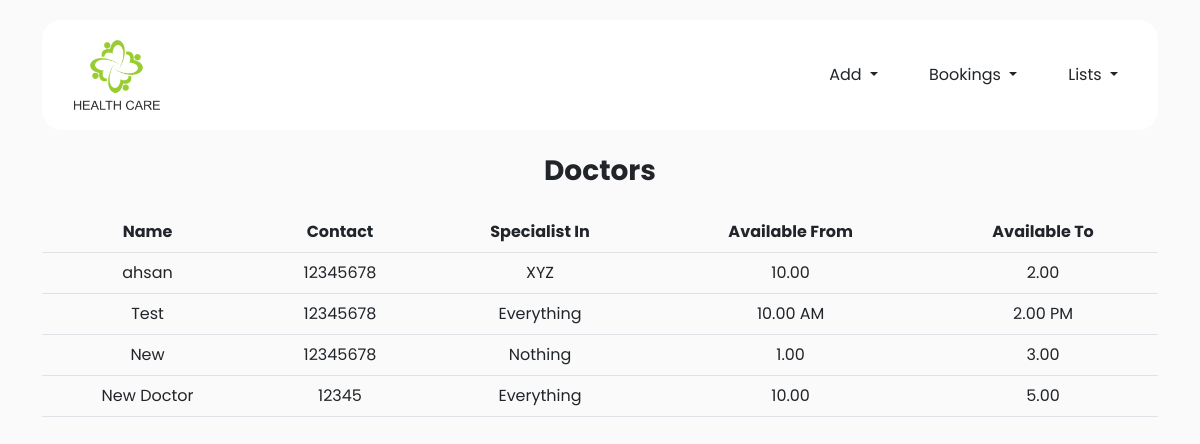
The page /admin/dr-list.php on the database as committed earlier.
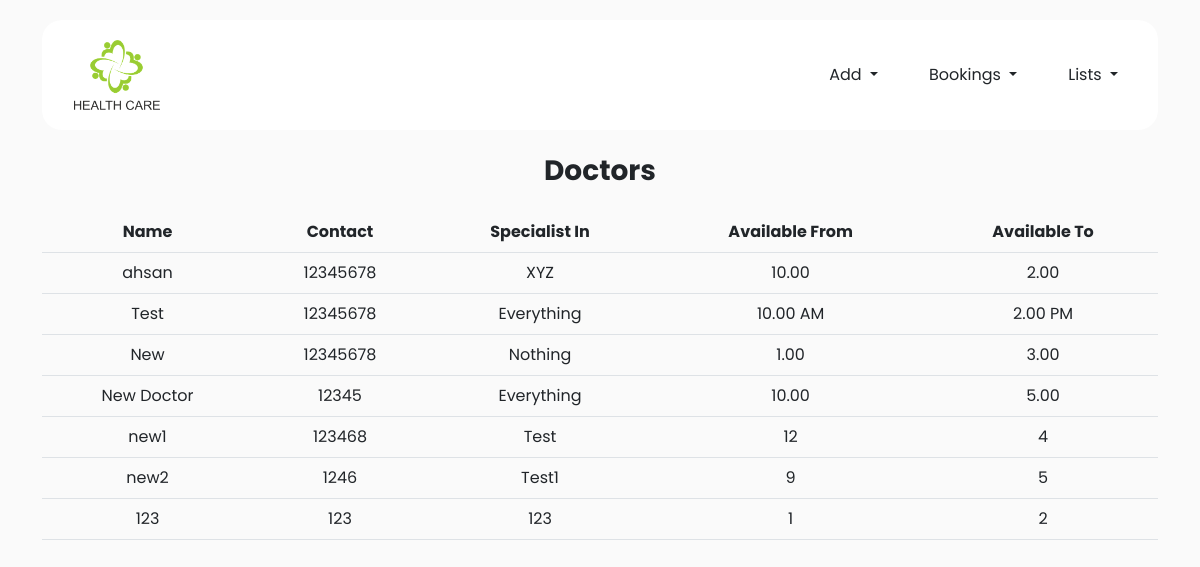
The same page on the database as committed later.
### tables this page shows
CREATE TABLE `doctor` (
  `id` int(100) NOT NULL,
  `name` varchar(100) NOT NULL,
  `contact` varchar(100) NOT NULL,
  `specialist_in` varchar(100) NOT NULL,
  `fromm` varchar(100) NOT NULL,
  `too` varchar(100) NOT NULL,
  `pass` varchar(100) NOT NULL
);

### admin/dr-list.php (the view, shortened to what this page needs)
<!doctype html>
<html lang="en">
  <head>
    <link href="https://cdn.jsdelivr.net/npm/bootstrap@5.1.3/dist/css/bootstrap.min.css" rel="stylesheet">
    <link rel="stylesheet" href="https://cdnjs.cloudflare.com/ajax/libs/font-awesome/6.1.1/css/all.min.css">
    <link rel="stylesheet" href="../css/style.css">
  </head>
  <body>
     <section class="topBar">
        <div class="container">
            <nav class="navbar navbar-expand-lg navbar-light bg-transparent">
                <div class="container-fluid">
                  <a class="navbar-brand" href="panel.php">
                    <img src="../img/logo.png" class="img-fluid logo" alt="">
                  </a>
                  <div class="collapse navbar-collapse" id="navbarSupportedContent">
                    <ul class="navbar-nav ms-auto mb-2 mb-lg-0">
                      <li class="nav-item dropdown">
                        <a class="nav-link dropdown-toggle text-dark" href="#" id="navbarDropdown" role="button" data-bs-toggle="dropdown" aria-expanded="false">
                          Add
                        </a>
                      </li>
                      <li class="nav-item dropdown">
                        <a class="nav-link dropdown-toggle text-dark" href="#" id="navbarDropdown" role="button" data-bs-toggle="dropdown" aria-expanded="false">
                          Bookings
                        </a>
                      </li>
                      <li class="nav-item dropdown">
                        <a class="nav-link dropdown-toggle text-dark" href="#" id="navbarDropdown" role="button" data-bs-toggle="dropdown" aria-expanded="false">
                          Lists
                        </a>
                      </li>
                    </ul>
                  </div>
                </div>
              </nav>
        </div>
    </section>
    <section class="addmin-cards py-4">
        <div class="container">
            <div class="text-center">
                <h3 class="fw-bold mb-4">
                    Doctors
                </h3>
            </div>
        <table class="table text-center">
            <tr>
                <th>
                    Name
                </th>
                <th>
                    Contact
                </th>
                <th>
                    Specialist In
                </th>
                <th>
                    Available From
                </th>
                <th>
                    Available To
                </th>
            </tr>
            <?php
            require('php/config.php');
            $sql = "SELECT * FROM doctor";
            $result = $conn->query($sql);
            if ($result->num_rows > 0) {
            while($row = $result->fetch_assoc()) {
                echo '<tr>';
                echo '<td>';
                echo $row["name"];
                echo '</td>';
                echo '<td>';
                echo $row["contact"];
                echo '</td>';
                echo '<td>';
                echo $row["specialist_in"];
                echo '</td>';
                echo '<td>';
                echo $row["fromm"];
                echo '</td>';
                echo '<td>';
                echo $row["too"];
                echo '</td>';
                echo '</tr>';
            }
            } else {
            echo "0 results";
            }
            ?>
            </table>
        </div>
    </section>
  </body>
</html>

Rows that differ between the two databases and show on the page:
added doctor: name "new1", contact "123468", specialist_in "Test", fromm "12", too "4"
added doctor: name "new2", contact "1246", specialist_in "Test1", fromm "9", too "5"
added doctor: name "123", contact "123", specialist_in "123", fromm "1", too "2"
